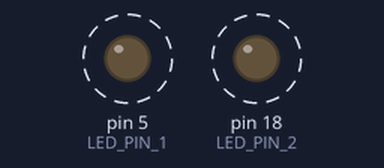
The sketch below on a simulated Arduino Uno, built with avr-gcc and run on an emulated ATmega328P. On the bench: output pins drawn as LEDs (lit = HIGH). Dashed ring = blinking.

Above: at 0.12 s.
Timing chart, 0 to 3.0 s (numbered marks = the images above):
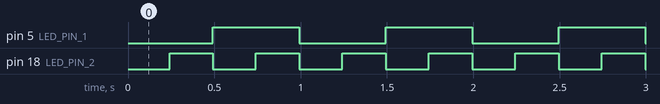

The sketch:

icte4part2.ino
```cpp
/*
Filename: icte4part2.ino
Authors: Shahnaz Mohideen and Alison Tea
Date: 2/6/2025
Description: This sketch builds off the round robin scheduler in part1 but implements a Task Control Block.
It runs two tasks, task A and task B, which each blink an LED but at different rates.
*/

// Includes
#include <Arduino.h>

// Macros
// setting up the pins
#define LED_PIN_1 5
#define LED_PIN_2 18

// Task States
#define N_MAX_TASK 10
#define STATE_RUNNING 0
#define STATE_READY 1
#define STATE_WAITING 2
#define STATE_INACTIVE 3

// global variable to keep track of time
static int taskA_timer = 0;
static int taskB_timer = 0;

// function prototypes
void taskA();
void taskB();

// function pinter typedef
typedef void (*funcPtr)();

funcPtr taskA_Ptr = taskA;
funcPtr taskB_Ptr = taskB;

typedef struct TCBStruct{
  void (*fptr) (void); // function pointer to task we want to run
  unsigned short int state; // state of task
  unsigned int delay; // Delay counter for task scheduling
} TCBStruct;

// Array to store all the task control blocks (TCBs)
TCBStruct TaskList [N_MAX_TASK];


void setup() {
  pinMode(LED_PIN_1, OUTPUT);
  pinMode(LED_PIN_2, OUTPUT);

  int j = 0;

  TaskList[j].fptr = taskA_Ptr;
  TaskList[j].state = STATE_READY;
  TaskList[j].delay = 0;
  j++;

  TaskList[j].fptr = taskB_Ptr;
  TaskList[j].state = STATE_READY;
  TaskList[j].delay = 0;
  j++;

  TaskList[j].fptr = NULL;

}

void loop() {

  for(int i = 0; i < N_MAX_TASK; i++){
    if(TaskList[i].fptr != NULL && TaskList[i].state == STATE_READY){
      TaskList[i].state = STATE_RUNNING;
      TaskList[i].fptr(); // this executes the task by calling the function using the function pointer
      TaskList[i].state = STATE_READY;
    }else{
      break;
    }
  }
  delay(10);
}

// Name: taskA
// Description: blinks LED1 using counter
void taskA(){
  taskA_timer++;
  if(taskA_timer == 50){
    digitalWrite(LED_PIN_1, HIGH);
  }
  if(taskA_timer == 100){
    digitalWrite(LED_PIN_1, LOW);
    taskA_timer = 0;
  }
}

// Name: taskB
// Description: blinks LED2 using counter
void taskB(){
  taskB_timer++;
  if(taskB_timer == 25){
    digitalWrite(LED_PIN_2, HIGH);
  }
  if(taskB_timer == 50){
    digitalWrite(LED_PIN_2, LOW);
    taskB_timer = 0;
  }
}
```

Measured:
- by itself, pin 5 (LED_PIN_1): alternates HIGH for 0.50 s and LOW for 0.50 s
- by itself, pin 18 (LED_PIN_2): alternates HIGH for 0.25 s and LOW for 0.25 s
- by itself, everything shown: repeats every 1.0 s, in 4 steps
